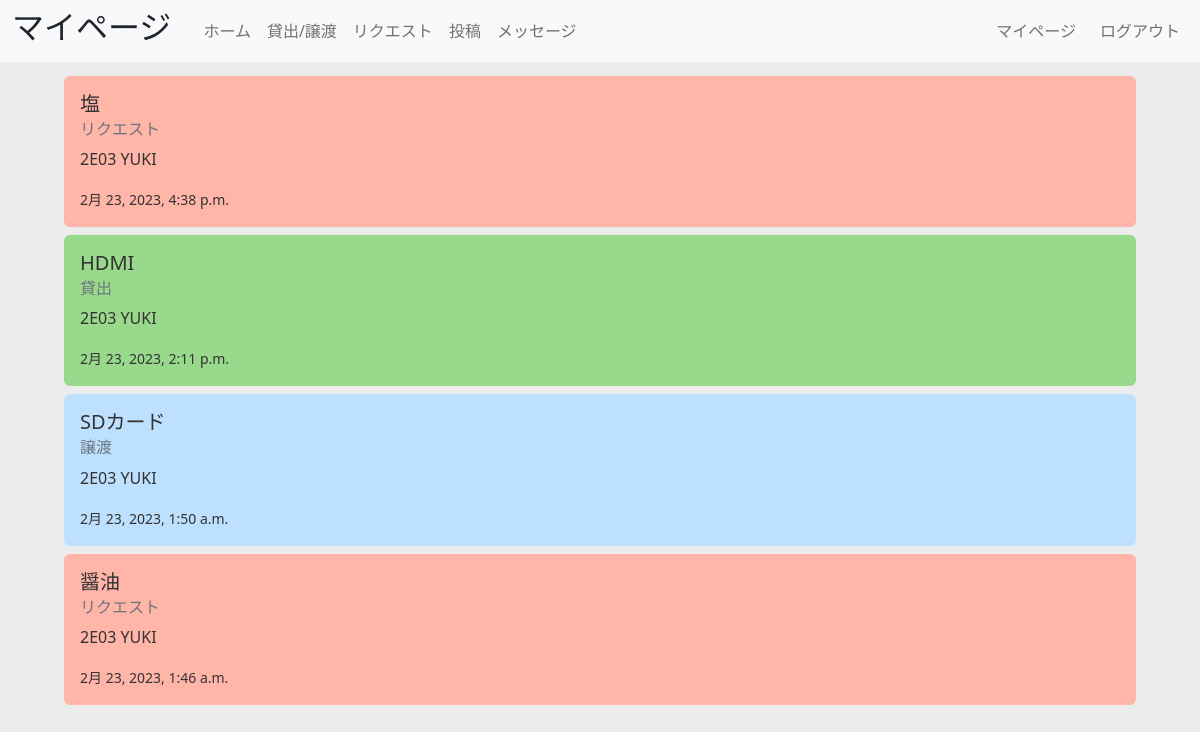
The app's page /profile (signed in), older data.
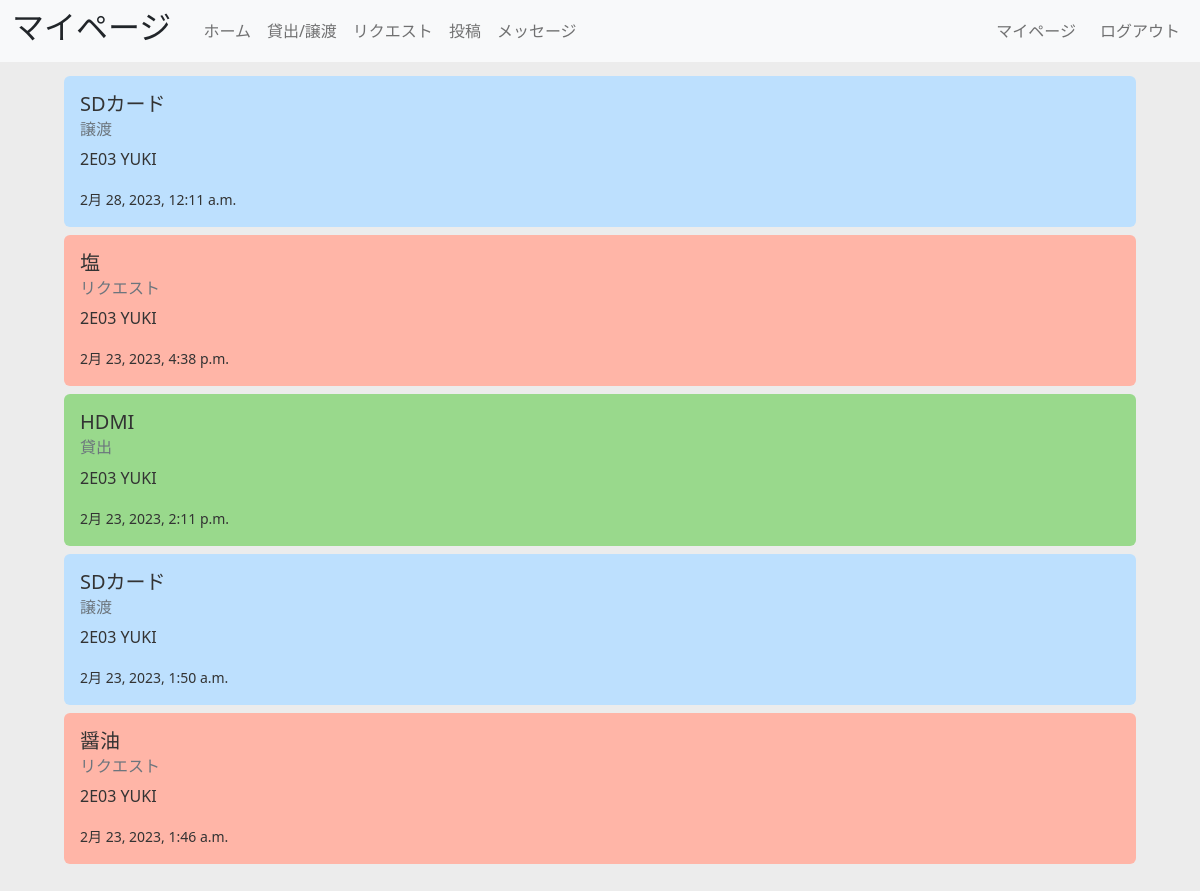
The same page, newer data.
### app1/models.py (models this page shows)
class Item(models.Model):
    item_name = models.CharField(max_length=50)
    category = models.IntegerField(default=0) # 0:貸出, 1:譲渡, 2:リクエスト
    description = models.TextField(max_length=200, null=True)
    image = models.ImageField(null = True)
    posted_at = models.DateTimeField(default=timezone.now)
    user = models.ForeignKey(
        Profile,
        on_delete=models.CASCADE,
    )

### accounts/models.py (models this page shows)
class Profile(models.Model):
    user_name = models.CharField(max_length=50)
    room_number = models.CharField(max_length = 4)
    profile_image = models.ImageField(null = True, default='icons/neko.jpg')
    user = models.ForeignKey(
        User,
        on_delete=models.CASCADE,
    )

### app1/views.py (the view)
# urls.py: path('profile', views.profile, name='user_profile')
@login_required
def profile(request):
    user = Profile.objects.get(user = request.user)
    item = Item.objects.filter(user = user).order_by("-posted_at")
    context = {
        'user' : user,
        'items' : item,
    }
    return render(request, "app1/profile.html", context)

### app1/templates/app1/profile.html (shortened to what this page needs)
{% extends 'app1/base.html' %}
{% load static %}
{% block header %} マイページ {% endblock header %}
{% block content %}
<div class="container mt-4">
    <div class="d-flex flex-column mb-3">
        {% for item in items %}
        {% if item.category == 0 %}
        <div class="p-1">
            <a class="card border-0" href="{% url 'detail' item.id %}" id="lend">
                <div class="card-body">
                    <h5 class="card-title">{{ item.item_name }}</h5>
                    <h6 class="card-subtitle mb-2 text-muted">貸出</h6>
                    <p class="card-text">{{ item.user.room_number }} {{ item.user.user_name }}</p>
                    <div class="date"><small>{{ item.posted_at }}</small></div>
                </div>
            </a>
        </div>
        {% elif item.category == 1 %}
        <div class="p-1">
            <a class="card border-0" href="{% url 'detail' item.id %}" id="giving">
                <div class="card-body">
                    <h5 class="card-title">{{ item.item_name }}</h5>
                    <h6 class="card-subtitle mb-2 text-muted">譲渡</h6>
                    <p class="card-text">{{ item.user.room_number }} {{ item.user.user_name }}</p>
                    <div class="date"><small>{{ item.posted_at }}</small></div>
                </div>
            </a>
        </div>
        {% else %}
        <div class="p-1">
            <a class="card border-0" href="{% url 'detail' item.id %}" id="request">
                <div class="card-body">
                    <h5 class="card-title">{{ item.item_name }}</h5>
                    <h6 class="card-subtitle mb-2 text-muted">リクエスト</h6>
                    <p class="card-text">{{ item.user.room_number }} {{ item.user.user_name }}</p>
                    <div class="date"><small>{{ item.posted_at }}</small></div>
                </div>
            </a>
        </div>
        {% endif %}
        {% empty %}
        <div class="message">
            <h2 ><a class="nav-link" href="{% url 'item_upload' %}" style="color: #0077b6;">ここから投稿してね</a></h2>
        </div>
        {% endfor %}
    </div>
</div>
{% endblock content %}

Row changes from the older to the newer data that the page shows:
added Item: item_name "SDカード", user.room_number "2E03", user.user_name "YUKI", posted_at "2月 28, 2023, 12:11 a.m."
